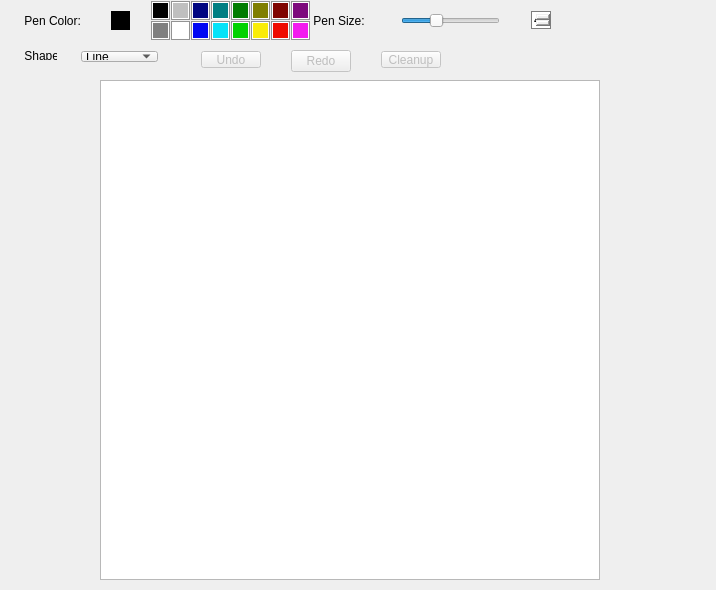
<?xml version="1.0" encoding="UTF-8"?>
<ui version="4.0">
 <class>Whiteboard</class>
 <widget class="QWidget" name="Whiteboard">
  <property name="enabled">
   <bool>true</bool>
  </property>
  <property name="geometry">
   <rect>
    <x>0</x>
    <y>0</y>
    <width>716</width>
    <height>590</height>
   </rect>
  </property>
  <property name="minimumSize">
   <size>
    <width>501</width>
    <height>320</height>
   </size>
  </property>
  <property name="windowTitle">
   <string>Whiteboard</string>
  </property>
  <layout class="QGridLayout" name="gridLayout">
   <property name="leftMargin">
    <number>0</number>
   </property>
   <property name="topMargin">
    <number>0</number>
   </property>
   <property name="rightMargin">
    <number>0</number>
   </property>
   <property name="bottomMargin">
    <number>0</number>
   </property>
   <property name="spacing">
    <number>0</number>
   </property>
   <item row="0" column="0">
    <widget class="QWidget" name="centralWidget" native="true">
     <property name="minimumSize">
      <size>
       <width>501</width>
       <height>71</height>
      </size>
     </property>
     <widget class="QWidget" name="verticalLayoutWidget">
      <property name="geometry">
       <rect>
        <x>10</x>
        <y>0</y>
        <width>82</width>
        <height>41</height>
       </rect>
      </property>
      <layout class="QVBoxLayout" name="verticalLayout">
       <item>
        <widget class="QLabel" name="color_header">
         <property name="text">
          <string> Pen Color:  </string>
         </property>
        </widget>
       </item>
      </layout>
     </widget>
     <widget class="QWidget" name="verticalLayoutWidget_2">
      <property name="geometry">
       <rect>
        <x>10</x>
        <y>40</y>
        <width>58</width>
        <height>31</height>
       </rect>
      </property>
      <layout class="QVBoxLayout" name="verticalLayout_2">
       <item>
        <widget class="QLabel" name="shape_header">
         <property name="text">
          <string> Shape:  </string>
         </property>
        </widget>
       </item>
      </layout>
     </widget>
     <widget class="QWidget" name="verticalLayoutWidget_4">
      <property name="geometry">
       <rect>
        <x>390</x>
        <y>0</y>
        <width>121</width>
        <height>41</height>
       </rect>
      </property>
      <layout class="QVBoxLayout" name="verticalLayout_4">
       <item>
        <widget class="QSlider" name="horizontalSlider">
         <property name="minimum">
          <number>1</number>
         </property>
         <property name="maximum">
          <number>10</number>
         </property>
         <property name="sliderPosition">
          <number>4</number>
         </property>
         <property name="orientation">
          <enum>Qt::Horizontal</enum>
         </property>
         <property name="tickInterval">
          <number>1</number>
         </property>
        </widget>
       </item>
      </layout>
     </widget>
     <widget class="QWidget" name="verticalLayoutWidget_5">
      <property name="geometry">
       <rect>
        <x>520</x>
        <y>0</y>
        <width>42</width>
        <height>41</height>
       </rect>
      </property>
      <layout class="QVBoxLayout" name="verticalLayout_5">
       <item>
        <widget class="QSpinBox" name="spinBox">
         <property name="styleSheet">
          <string notr="true">border-style: solid;
border-width: 1px;
border-color: rgb(125, 125, 125);</string>
         </property>
         <property name="wrapping">
          <bool>false</bool>
         </property>
         <property name="accelerated">
          <bool>true</bool>
         </property>
         <property name="minimum">
          <number>1</number>
         </property>
         <property name="maximum">
          <number>10</number>
         </property>
         <property name="value">
          <number>4</number>
         </property>
        </widget>
       </item>
      </layout>
     </widget>
     <widget class="QWidget" name="verticalLayoutWidget_7">
      <property name="geometry">
       <rect>
        <x>190</x>
        <y>40</y>
        <width>82</width>
        <height>39</height>
       </rect>
      </property>
      <layout class="QVBoxLayout" name="verticalLayout_7">
       <item>
        <spacer name="verticalSpacer">
         <property name="orientation">
          <enum>Qt::Vertical</enum>
         </property>
         <property name="sizeHint" stdset="0">
          <size>
           <width>20</width>
           <height>40</height>
          </size>
         </property>
        </spacer>
       </item>
       <item>
        <widget class="QPushButton" name="undo">
         <property name="enabled">
          <bool>false</bool>
         </property>
         <property name="text">
          <string>Undo</string>
         </property>
        </widget>
       </item>
       <item>
        <spacer name="verticalSpacer_6">
         <property name="orientation">
          <enum>Qt::Vertical</enum>
         </property>
         <property name="sizeHint" stdset="0">
          <size>
           <width>20</width>
           <height>40</height>
          </size>
         </property>
        </spacer>
       </item>
      </layout>
     </widget>
     <widget class="QWidget" name="verticalLayoutWidget_8">
      <property name="geometry">
       <rect>
        <x>280</x>
        <y>30</y>
        <width>82</width>
        <height>62</height>
       </rect>
      </property>
      <layout class="QVBoxLayout" name="verticalLayout_8">
       <item>
        <spacer name="verticalSpacer_2">
         <property name="orientation">
          <enum>Qt::Vertical</enum>
         </property>
         <property name="sizeHint" stdset="0">
          <size>
           <width>20</width>
           <height>40</height>
          </size>
         </property>
        </spacer>
       </item>
       <item>
        <widget class="QPushButton" name="redo">
         <property name="enabled">
          <bool>false</bool>
         </property>
         <property name="text">
          <string>Redo</string>
         </property>
        </widget>
       </item>
       <item>
        <spacer name="verticalSpacer_5">
         <property name="orientation">
          <enum>Qt::Vertical</enum>
         </property>
         <property name="sizeHint" stdset="0">
          <size>
           <width>20</width>
           <height>40</height>
          </size>
         </property>
        </spacer>
       </item>
      </layout>
     </widget>
     <widget class="QWidget" name="verticalLayoutWidget_9">
      <property name="geometry">
       <rect>
        <x>370</x>
        <y>40</y>
        <width>82</width>
        <height>39</height>
       </rect>
      </property>
      <layout class="QVBoxLayout" name="verticalLayout_9">
       <item>
        <spacer name="verticalSpacer_3">
         <property name="orientation">
          <enum>Qt::Vertical</enum>
         </property>
         <property name="sizeHint" stdset="0">
          <size>
           <width>20</width>
           <height>40</height>
          </size>
         </property>
        </spacer>
       </item>
       <item>
        <widget class="QPushButton" name="clear">
         <property name="enabled">
          <bool>false</bool>
         </property>
         <property name="styleSheet">
          <string notr="true"/>
         </property>
         <property name="text">
          <string>Cleanup</string>
         </property>
        </widget>
       </item>
       <item>
        <spacer name="verticalSpacer_7">
         <property name="orientation">
          <enum>Qt::Vertical</enum>
         </property>
         <property name="sizeHint" stdset="0">
          <size>
           <width>20</width>
           <height>40</height>
          </size>
         </property>
        </spacer>
       </item>
      </layout>
     </widget>
     <widget class="QLabel" name="size_header">
      <property name="geometry">
       <rect>
        <x>310</x>
        <y>0</y>
        <width>71</width>
        <height>41</height>
       </rect>
      </property>
      <property name="text">
       <string> Pen Size:  </string>
      </property>
     </widget>
     <widget class="QWidget" name="verticalLayoutWidget_10">
      <property name="geometry">
       <rect>
        <x>70</x>
        <y>40</y>
        <width>99</width>
        <height>33</height>
       </rect>
      </property>
      <layout class="QVBoxLayout" name="verticalLayout_10">
       <item>
        <widget class="QComboBox" name="typeLine">
         <property name="currentIndex">
          <number>0</number>
         </property>
         <item>
          <property name="text">
           <string>Line</string>
          </property>
         </item>
         <item>
          <property name="text">
           <string>Curve</string>
          </property>
         </item>
         <item>
          <property name="text">
           <string>Rectangle</string>
          </property>
         </item>
         <item>
          <property name="text">
           <string>Ellipse</string>
          </property>
         </item>
         <item>
          <property name="text">
           <string>Eraser</string>
          </property>
         </item>
        </widget>
       </item>
       <item>
        <spacer name="verticalSpacer_4">
         <property name="orientation">
          <enum>Qt::Vertical</enum>
         </property>
         <property name="sizeHint" stdset="0">
          <size>
           <width>20</width>
           <height>40</height>
          </size>
         </property>
        </spacer>
       </item>
      </layout>
     </widget>
     <widget class="QFrame" name="frame_2">
      <property name="geometry">
       <rect>
        <x>150</x>
        <y>0</y>
        <width>21</width>
        <height>21</height>
       </rect>
      </property>
      <property name="styleSheet">
       <string notr="true">background-color: rgb(191, 191, 191);
margin:0.75px;</string>
      </property>
      <property name="frameShape">
       <enum>QFrame::StyledPanel</enum>
      </property>
      <property name="frameShadow">
       <enum>QFrame::Raised</enum>
      </property>
      <widget class="QPushButton" name="black">
       <property name="geometry">
        <rect>
         <x>0</x>
         <y>0</y>
         <width>21</width>
         <height>21</height>
        </rect>
       </property>
       <property name="styleSheet">
        <string notr="true">border: 1px solid rgb(255, 255, 255);
margin: 2px;
background: black;</string>
       </property>
       <property name="text">
        <string/>
       </property>
      </widget>
     </widget>
     <widget class="QFrame" name="frame_3">
      <property name="geometry">
       <rect>
        <x>170</x>
        <y>0</y>
        <width>21</width>
        <height>21</height>
       </rect>
      </property>
      <property name="styleSheet">
       <string notr="true">background-color: rgb(191, 191, 191);
margin:0.75px;</string>
      </property>
      <property name="frameShape">
       <enum>QFrame::StyledPanel</enum>
      </property>
      <property name="frameShadow">
       <enum>QFrame::Raised</enum>
      </property>
      <widget class="QPushButton" name="l_grey">
       <property name="geometry">
        <rect>
         <x>0</x>
         <y>0</y>
         <width>21</width>
         <height>21</height>
        </rect>
       </property>
       <property name="styleSheet">
        <string notr="true">border: 1px solid rgb(255, 255, 255);
margin: 2px;
background-color: rgb(191, 191, 191);</string>
       </property>
       <property name="text">
        <string/>
       </property>
      </widget>
     </widget>
     <widget class="QFrame" name="frame_4">
      <property name="geometry">
       <rect>
        <x>190</x>
        <y>0</y>
        <width>21</width>
        <height>21</height>
       </rect>
      </property>
      <property name="styleSheet">
       <string notr="true">background-color: rgb(191, 191, 191);
margin:0.75px;</string>
      </property>
      <property name="frameShape">
       <enum>QFrame::StyledPanel</enum>
      </property>
      <property name="frameShadow">
       <enum>QFrame::Raised</enum>
      </property>
      <widget class="QPushButton" name="blue">
       <property name="geometry">
        <rect>
         <x>0</x>
         <y>0</y>
         <width>21</width>
         <height>21</height>
        </rect>
       </property>
       <property name="styleSheet">
        <string notr="true">border: 1px solid rgb(255, 255, 255);
margin: 2px;
background-color: rgb(0, 5, 129);</string>
       </property>
       <property name="text">
        <string/>
       </property>
      </widget>
     </widget>
     <widget class="QFrame" name="frame_5">
      <property name="geometry">
       <rect>
        <x>270</x>
        <y>0</y>
        <width>21</width>
        <height>21</height>
       </rect>
      </property>
      <property name="styleSheet">
       <string notr="true">background-color: rgb(191, 191, 191);
margin:0.75px;</string>
      </property>
      <property name="frameShape">
       <enum>QFrame::StyledPanel</enum>
      </property>
      <property name="frameShadow">
       <enum>QFrame::Raised</enum>
      </property>
      <widget class="QPushButton" name="d_red">
       <property name="geometry">
        <rect>
         <x>0</x>
         <y>0</y>
         <width>21</width>
         <height>21</height>
        </rect>
       </property>
       <property name="styleSheet">
        <string notr="true">border: 1px solid rgb(255, 255, 255);
margin: 2px;
background-color: rgb(128, 4, 0);</string>
       </property>
       <property name="text">
        <string/>
       </property>
      </widget>
     </widget>
     <widget class="QFrame" name="frame_8">
      <property name="geometry">
       <rect>
        <x>210</x>
        <y>0</y>
        <width>21</width>
        <height>20</height>
       </rect>
      </property>
      <property name="styleSheet">
       <string notr="true">background-color: rgb(191, 191, 191);
margin:0.75px;</string>
      </property>
      <property name="frameShape">
       <enum>QFrame::StyledPanel</enum>
      </property>
      <property name="frameShadow">
       <enum>QFrame::Raised</enum>
      </property>
      <widget class="QPushButton" name="sea">
       <property name="geometry">
        <rect>
         <x>0</x>
         <y>0</y>
         <width>21</width>
         <height>21</height>
        </rect>
       </property>
       <property name="styleSheet">
        <string notr="true">border: 1px solid rgb(255, 255, 255);
margin: 2px;
background-color: rgb(0, 127, 131);</string>
       </property>
       <property name="text">
        <string/>
       </property>
      </widget>
     </widget>
     <widget class="QFrame" name="frame_7">
      <property name="geometry">
       <rect>
        <x>230</x>
        <y>0</y>
        <width>21</width>
        <height>21</height>
       </rect>
      </property>
      <property name="styleSheet">
       <string notr="true">background-color: rgb(191, 191, 191);
margin:0.75px;</string>
      </property>
      <property name="frameShape">
       <enum>QFrame::StyledPanel</enum>
      </property>
      <property name="frameShadow">
       <enum>QFrame::Raised</enum>
      </property>
      <widget class="QPushButton" name="green">
       <property name="geometry">
        <rect>
         <x>0</x>
         <y>0</y>
         <width>21</width>
         <height>21</height>
        </rect>
       </property>
       <property name="styleSheet">
        <string notr="true">border: 1px solid rgb(255, 255, 255);
margin: 2px;
background-color: rgb(0, 124, 0);</string>
       </property>
       <property name="text">
        <string/>
       </property>
      </widget>
     </widget>
     <widget class="QFrame" name="frame_6">
      <property name="geometry">
       <rect>
        <x>250</x>
        <y>0</y>
        <width>21</width>
        <height>21</height>
       </rect>
      </property>
      <property name="styleSheet">
       <string notr="true">background-color: rgb(191, 191, 191);
margin:0.75px;</string>
      </property>
      <property name="frameShape">
       <enum>QFrame::StyledPanel</enum>
      </property>
      <property name="frameShadow">
       <enum>QFrame::Raised</enum>
      </property>
      <widget class="QPushButton" name="d_green">
       <property name="geometry">
        <rect>
         <x>0</x>
         <y>0</y>
         <width>21</width>
         <height>21</height>
        </rect>
       </property>
       <property name="styleSheet">
        <string notr="true">border: 1px solid rgb(255, 255, 255);
margin: 2px;
background-color: rgb(128, 127, 0);</string>
       </property>
       <property name="text">
        <string/>
       </property>
      </widget>
     </widget>
     <widget class="QFrame" name="frame_9">
      <property name="geometry">
       <rect>
        <x>290</x>
        <y>0</y>
        <width>21</width>
        <height>21</height>
       </rect>
      </property>
      <property name="styleSheet">
       <string notr="true">background-color: rgb(191, 191, 191);
margin:0.75px;</string>
      </property>
      <property name="frameShape">
       <enum>QFrame::StyledPanel</enum>
      </property>
      <property name="frameShadow">
       <enum>QFrame::Raised</enum>
      </property>
      <widget class="QPushButton" name="violet">
       <property name="geometry">
        <rect>
         <x>0</x>
         <y>0</y>
         <width>21</width>
         <height>21</height>
        </rect>
       </property>
       <property name="styleSheet">
        <string notr="true">border: 1px solid rgb(255, 255, 255);
margin: 2px;
background-color: rgb(126, 10, 125);</string>
       </property>
       <property name="text">
        <string/>
       </property>
      </widget>
     </widget>
     <widget class="QFrame" name="frame_10">
      <property name="geometry">
       <rect>
        <x>290</x>
        <y>20</y>
        <width>21</width>
        <height>21</height>
       </rect>
      </property>
      <property name="styleSheet">
       <string notr="true">background-color: rgb(191, 191, 191);
margin:0.75px;</string>
      </property>
      <property name="frameShape">
       <enum>QFrame::StyledPanel</enum>
      </property>
      <property name="frameShadow">
       <enum>QFrame::Raised</enum>
      </property>
      <widget class="QPushButton" name="pink">
       <property name="geometry">
        <rect>
         <x>0</x>
         <y>0</y>
         <width>21</width>
         <height>21</height>
        </rect>
       </property>
       <property name="styleSheet">
        <string notr="true">border: 1px solid rgb(255, 255, 255);
margin: 2px;
background-color: rgb(243, 26, 239);</string>
       </property>
       <property name="text">
        <string/>
       </property>
      </widget>
     </widget>
     <widget class="QFrame" name="frame_17">
      <property name="geometry">
       <rect>
        <x>150</x>
        <y>20</y>
        <width>21</width>
        <height>21</height>
       </rect>
      </property>
      <property name="styleSheet">
       <string notr="true">background-color: rgb(191, 191, 191);
margin:0.75px;</string>
      </property>
      <property name="frameShape">
       <enum>QFrame::StyledPanel</enum>
      </property>
      <property name="frameShadow">
       <enum>QFrame::Raised</enum>
      </property>
      <widget class="QPushButton" name="grey">
       <property name="geometry">
        <rect>
         <x>0</x>
         <y>0</y>
         <width>21</width>
         <height>21</height>
        </rect>
       </property>
       <property name="styleSheet">
        <string notr="true">border: 1px solid rgb(255, 255, 255);
margin: 2px;
background-color: rgb(128, 128, 128);</string>
       </property>
       <property name="text">
        <string/>
       </property>
      </widget>
     </widget>
     <widget class="QFrame" name="frame_16">
      <property name="geometry">
       <rect>
        <x>170</x>
        <y>20</y>
        <width>21</width>
        <height>21</height>
       </rect>
      </property>
      <property name="styleSheet">
       <string notr="true">background-color: rgb(191, 191, 191);
margin:0.75px;</string>
      </property>
      <property name="frameShape">
       <enum>QFrame::StyledPanel</enum>
      </property>
      <property name="frameShadow">
       <enum>QFrame::Raised</enum>
      </property>
      <widget class="QPushButton" name="white">
       <property name="geometry">
        <rect>
         <x>0</x>
         <y>0</y>
         <width>21</width>
         <height>21</height>
        </rect>
       </property>
       <property name="styleSheet">
        <string notr="true">border: 1px solid rgb(255, 255, 255);
margin: 2px;
background-color: rgb(255, 255, 255);</string>
       </property>
       <property name="text">
        <string/>
       </property>
      </widget>
     </widget>
     <widget class="QFrame" name="frame_15">
      <property name="geometry">
       <rect>
        <x>190</x>
        <y>20</y>
        <width>21</width>
        <height>21</height>
       </rect>
      </property>
      <property name="styleSheet">
       <string notr="true">background-color: rgb(191, 191, 191);
margin:0.75px;</string>
      </property>
      <property name="frameShape">
       <enum>QFrame::StyledPanel</enum>
      </property>
      <property name="frameShadow">
       <enum>QFrame::Raised</enum>
      </property>
      <widget class="QPushButton" name="l_blue">
       <property name="geometry">
        <rect>
         <x>0</x>
         <y>0</y>
         <width>21</width>
         <height>21</height>
        </rect>
       </property>
       <property name="styleSheet">
        <string notr="true">border: 1px solid rgb(255, 255, 255);
margin: 2px;
background-color: rgb(0, 7, 243);</string>
       </property>
       <property name="text">
        <string/>
       </property>
      </widget>
     </widget>
     <widget class="QFrame" name="frame_14">
      <property name="geometry">
       <rect>
        <x>210</x>
        <y>20</y>
        <width>21</width>
        <height>21</height>
       </rect>
      </property>
      <property name="styleSheet">
       <string notr="true">background-color: rgb(191, 191, 191);
margin:0.75px;</string>
      </property>
      <property name="frameShape">
       <enum>QFrame::StyledPanel</enum>
      </property>
      <property name="frameShadow">
       <enum>QFrame::Raised</enum>
      </property>
      <widget class="QPushButton" name="cyan">
       <property name="geometry">
        <rect>
         <x>0</x>
         <y>0</y>
         <width>21</width>
         <height>21</height>
        </rect>
       </property>
       <property name="styleSheet">
        <string notr="true">border: 1px solid rgb(255, 255, 255);
margin: 2px;
background-color: rgb(5, 226, 248);</string>
       </property>
       <property name="text">
        <string/>
       </property>
      </widget>
     </widget>
     <widget class="QFrame" name="frame_13">
      <property name="geometry">
       <rect>
        <x>230</x>
        <y>20</y>
        <width>21</width>
        <height>21</height>
       </rect>
      </property>
      <property name="styleSheet">
       <string notr="true">background-color: rgb(191, 191, 191);
margin:0.75px;</string>
      </property>
      <property name="frameShape">
       <enum>QFrame::StyledPanel</enum>
      </property>
      <property name="frameShadow">
       <enum>QFrame::Raised</enum>
      </property>
      <widget class="QPushButton" name="l_green">
       <property name="geometry">
        <rect>
         <x>0</x>
         <y>0</y>
         <width>21</width>
         <height>21</height>
        </rect>
       </property>
       <property name="styleSheet">
        <string notr="true">border: 1px solid rgb(255, 255, 255);
margin: 2px;
background-color: rgb(1, 210, 0);</string>
       </property>
       <property name="text">
        <string/>
       </property>
      </widget>
     </widget>
     <widget class="QFrame" name="frame_12">
      <property name="geometry">
       <rect>
        <x>250</x>
        <y>20</y>
        <width>21</width>
        <height>21</height>
       </rect>
      </property>
      <property name="styleSheet">
       <string notr="true">background-color: rgb(191, 191, 191);
margin:0.75px;</string>
      </property>
      <property name="frameShape">
       <enum>QFrame::StyledPanel</enum>
      </property>
      <property name="frameShadow">
       <enum>QFrame::Raised</enum>
      </property>
      <widget class="QPushButton" name="yellow">
       <property name="geometry">
        <rect>
         <x>0</x>
         <y>0</y>
         <width>21</width>
         <height>21</height>
        </rect>
       </property>
       <property name="styleSheet">
        <string notr="true">border: 1px solid rgb(255, 255, 255);
margin: 2px;
background-color: rgb(249, 236, 9);</string>
       </property>
       <property name="text">
        <string/>
       </property>
      </widget>
     </widget>
     <widget class="QFrame" name="frame_11">
      <property name="geometry">
       <rect>
        <x>270</x>
        <y>20</y>
        <width>21</width>
        <height>21</height>
       </rect>
      </property>
      <property name="styleSheet">
       <string notr="true">background-color: rgb(191, 191, 191);
margin:0.75px;</string>
      </property>
      <property name="frameShape">
       <enum>QFrame::StyledPanel</enum>
      </property>
      <property name="frameShadow">
       <enum>QFrame::Raised</enum>
      </property>
      <widget class="QPushButton" name="red">
       <property name="geometry">
        <rect>
         <x>0</x>
         <y>0</y>
         <width>21</width>
         <height>21</height>
        </rect>
       </property>
       <property name="styleSheet">
        <string notr="true">border: 1px solid rgb(255, 255, 255);
margin: 2px;
background-color: rgb(239, 11, 0);</string>
       </property>
       <property name="text">
        <string/>
       </property>
      </widget>
     </widget>
     <widget class="QWidget" name="gridLayoutWidget">
      <property name="geometry">
       <rect>
        <x>100</x>
        <y>0</y>
        <width>41</width>
        <height>41</height>
       </rect>
      </property>
      <layout class="QGridLayout" name="gridLayout_2">
       <item row="0" column="0">
        <widget class="QFrame" name="currentColor">
         <property name="maximumSize">
          <size>
           <width>31</width>
           <height>31</height>
          </size>
         </property>
         <property name="styleSheet">
          <string notr="true">background-color: rgb(0, 0, 0);
</string>
         </property>
         <property name="frameShape">
          <enum>QFrame::StyledPanel</enum>
         </property>
         <property name="frameShadow">
          <enum>QFrame::Raised</enum>
         </property>
        </widget>
       </item>
      </layout>
     </widget>
     <widget class="QGraphicsView" name="graphicsView">
      <property name="geometry">
       <rect>
        <x>100</x>
        <y>80</y>
        <width>500</width>
        <height>500</height>
       </rect>
      </property>
      <property name="minimumSize">
       <size>
        <width>500</width>
        <height>500</height>
       </size>
      </property>
      <property name="maximumSize">
       <size>
        <width>500</width>
        <height>500</height>
       </size>
      </property>
      <property name="verticalScrollBarPolicy">
       <enum>Qt::ScrollBarAlwaysOff</enum>
      </property>
      <property name="horizontalScrollBarPolicy">
       <enum>Qt::ScrollBarAlwaysOff</enum>
      </property>
     </widget>
    </widget>
   </item>
  </layout>
 </widget>
 <layoutdefault spacing="6" margin="11"/>
 <resources/>
 <connections/>
</ui>
